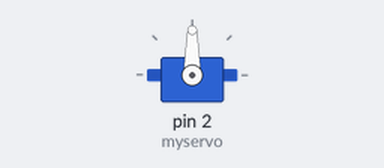
Bench run of a sketch on a simulated Arduino Uno, built with avr-gcc and run on an emulated ATmega328P. On the bench: servo.

Above: at 0.05 s.
At 2.0 s:
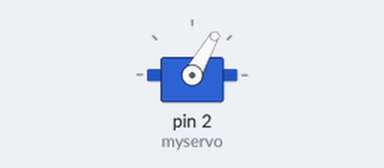
At 4.0 s:
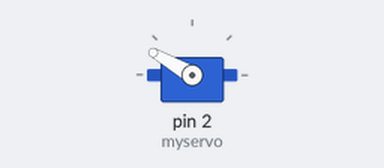
Timing chart, 0 to 5.2 s (numbered marks = the images above):
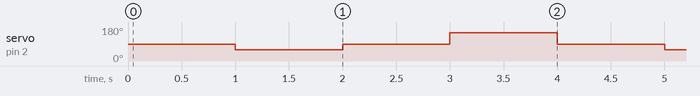

Measured:
- by itself, servo on pin 2 (myservo): repeats every 4.0 s: 90° 1.0 s, 150° 1.0 s, 90° 1.0 s, 60° 1.0 s

The sketch:

Blink.ino
```cpp
//www.elegoo.com
//2018.12.19
#include <Servo.h>
/* After including the corresponding libraries,
   we can use the "class" like "Servo" created by the developer for us.
   We can use the functions and variables created in the libraries by creating
   objects like the following "myservo" to refer to the members in ".".*/

Servo myservo;
//it created an object called myservo.
/*  you can see Servo as a complex date type(Including functions and various data types)
    and see myservo as variables.               */

void setup(){
  /*"attach" and "write" are both functions,
     and they are members contained in the complex structure of "Servo".
     We can only use them if we create the object "myservo" for the complex structure of "Servo".
  */
  myservo.attach(2);//connect pin 9 with the control line(the middle line of Servo)
  myservo.write(90);// move servos to center position -> 90°
}
void loop(){
  myservo.write(90);// move servos to center position -> 90°
  delay(1000);
  myservo.write(60);// move servos to center position -> 60°
  delay(1000);
  myservo.write(90);// move servos to center position -> 90°
  delay(1000);
  myservo.write(150);// move servos to center position -> 120°
  delay(1000);
}
```
